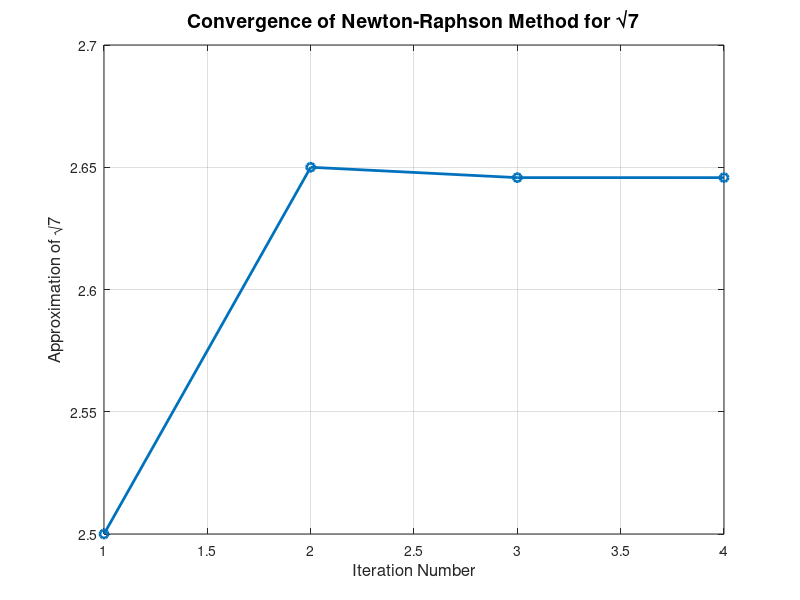

This chart was generated by the following MATLAB code:
clc;
clear;

% Define the function and its derivative
f = @(x) x.^2 - 7;
df = @(x) 2*x;

% Initial guess
x0 = 2.5;

% Tolerance and max iterations
tol = 1e-4;
max_iter = 100;

% Store iteration values for plotting
x_vals = x0;

% Newton-Raphson Iteration
for i = 1:max_iter
    x1 = x0 - f(x0)/df(x0);
    x_vals(end+1) = x1;  % Store new approximation
    if abs(x1 - x0) < tol
        break;
    end
    x0 = x1;
end

% Plot convergence
figure;
plot(1:length(x_vals), x_vals, '-o', 'LineWidth', 2, 'MarkerSize', 6);
xlabel('Iteration Number', 'FontSize', 12);
ylabel('Approximation of \surd7', 'FontSize', 12);
title('Convergence of Newton-Raphson Method for \surd7', 'FontSize', 14);
grid on;

